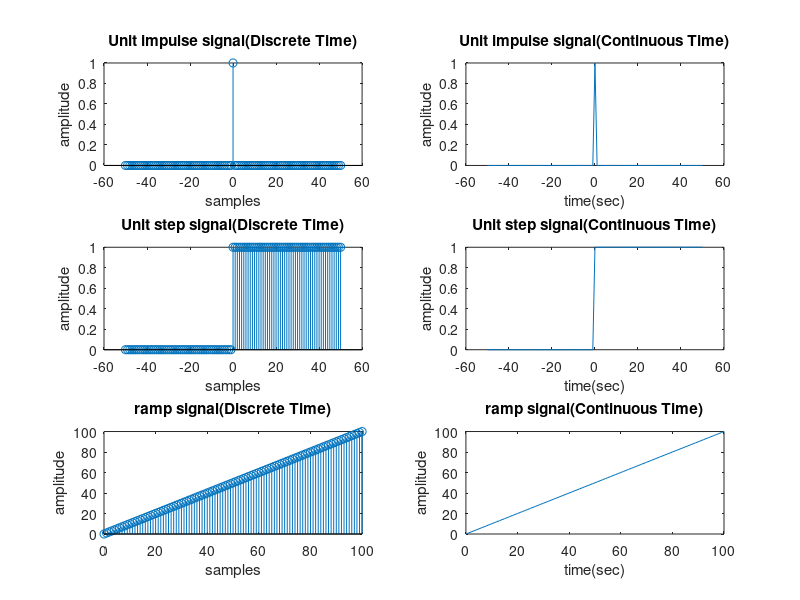

Write MATLAB code to recreate this figure.
close all;
clear all;
clc;

% Generation of unit impulse signal 
n = -50:1:50;
imp = [zeros(1,50) 1 zeros(1,50)];
subplot(3,2,1);
stem(n, imp)
xlabel('samples')
ylabel('amplitude')
title('Unit impulse signal(Discrete Time)')

subplot(3,2,2);
plot(n, imp)
xlabel('time(sec)')
ylabel('amplitude')
title('Unit impulse signal(Continuous Time)')

% Generation of unit step signal 
step = [zeros(1,50) ones(1, 51)];
subplot(3, 2, 3);
stem(n, step)
xlabel('samples')
ylabel('amplitude')
title('Unit step signal(Discrete Time)')
subplot(3, 2, 4);
plot(n, step)
xlabel('time(sec)')
ylabel('amplitude')
title('Unit step signal(Continuous Time)')

% Generation of ramp signal 
x = 0:1:100;
ramp = [ones(1, 101)].*x;
subplot(3, 2, 5);
stem(x, ramp)
xlabel('samples')
ylabel('amplitude')
title('ramp signal(Discrete Time)')

subplot(3, 2, 6);
plot(x, ramp)
xlabel('time(sec)')
ylabel('amplitude')
title('ramp signal(Continuous Time)')
